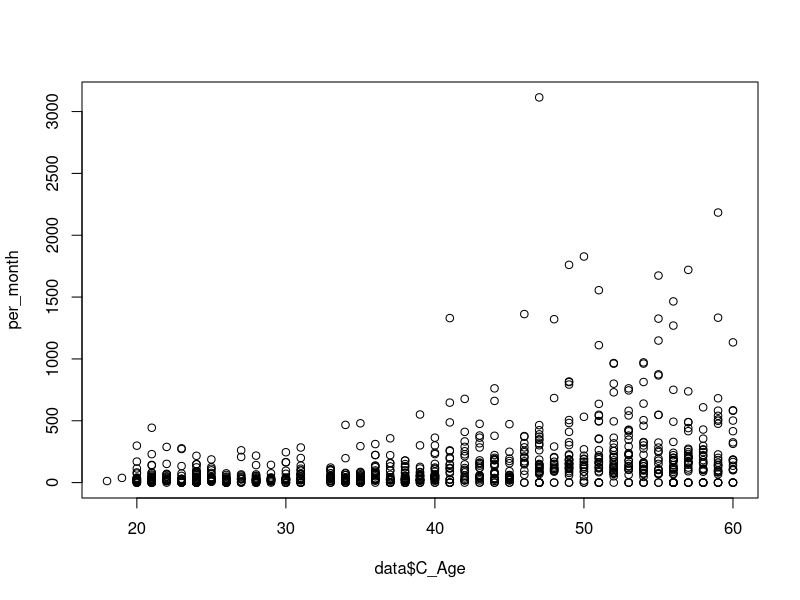

Reproduce this figure in R.
data <- read.csv("data.csv")


ages <- subset(data, select = c(C_Age))

supercontribution <- data$C_TotalVoluntarySuperContribution

total_months <- data$App_Tenure

per_month <- supercontribution / total_months

plot(data$C_Age,per_month, type = 'p')

